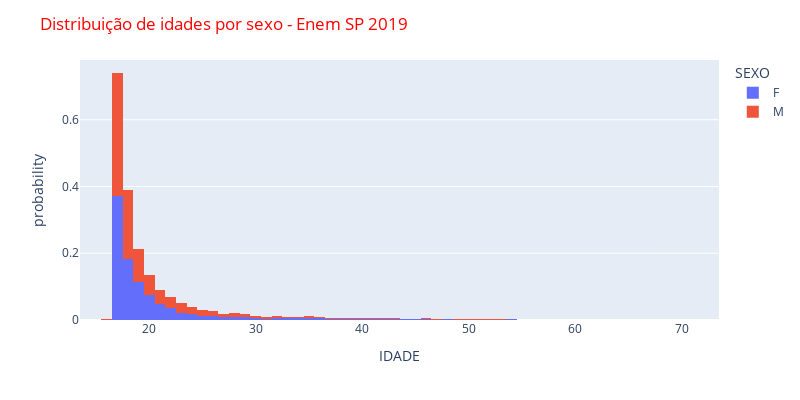

Notebook code cell kept with this figure:
### Code cell
grafico = px.histogram (sorocaba, x='IDADE', nbins=60, histnorm='probability', color='SEXO',)
grafico.update_layout(width=800, height=400, title_text='Distribuição de idades por sexo - Enem SP 2019',
                     title_font_color='red')
grafico.show()

### Figure 1 — Plotly figure (JSON) as saved in the notebook; plotly's stock layout.template omitted (floating-point values rounded to 4 significant figures; data arrays with more than 128 entries replaced by an {"elided": "..."} marker saying what was removed)
{"data": [{"alignmentgroup": "True", "bingroup": "x", "histnorm": "probability", "hovertemplate": "SEXO=F<br>IDADE=%{x}<br>probability=%{y}<extra></extra>", "legendgroup": "F", "marker": {"color": "#636efa", "pattern": {"shape": ""}}, "name": "F", "nbinsx": 60, "offsetgroup": "F", "orientation": "v", "showlegend": true, "type": "histogram", "x": {"elided": "4642 int values"}, "xaxis": "x", "yaxis": "y"}, {"alignmentgroup": "True", "bingroup": "x", "histnorm": "probability", "hovertemplate": "SEXO=M<br>IDADE=%{x}<br>probability=%{y}<extra></extra>", "legendgroup": "M", "marker": {"color": "#EF553B", "pattern": {"shape": ""}}, "name": "M", "nbinsx": 60, "offsetgroup": "M", "orientation": "v", "showlegend": true, "type": "histogram", "x": {"elided": "3446 int values"}, "xaxis": "x", "yaxis": "y"}], "layout": {"barmode": "relative", "height": 400, "legend": {"title": {"text": "SEXO"}, "tracegroupgap": 0}, "margin": {"t": 60}, "title": {"font": {"color": "red"}, "text": "Distribuição de idades por sexo - Enem SP 2019"}, "width": 800, "xaxis": {"anchor": "y", "domain": [0, 1], "title": {"text": "IDADE"}}, "yaxis": {"anchor": "x", "domain": [0, 1], "title": {"text": "probability"}}}}
